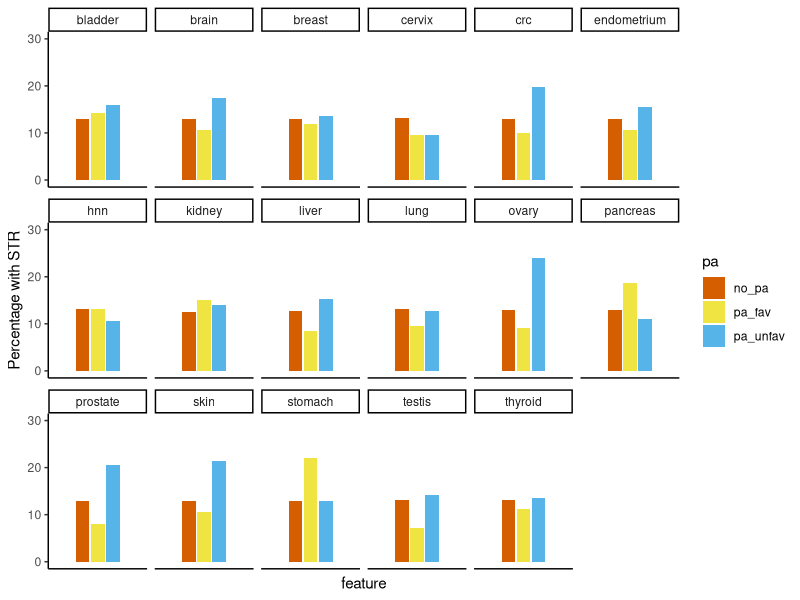
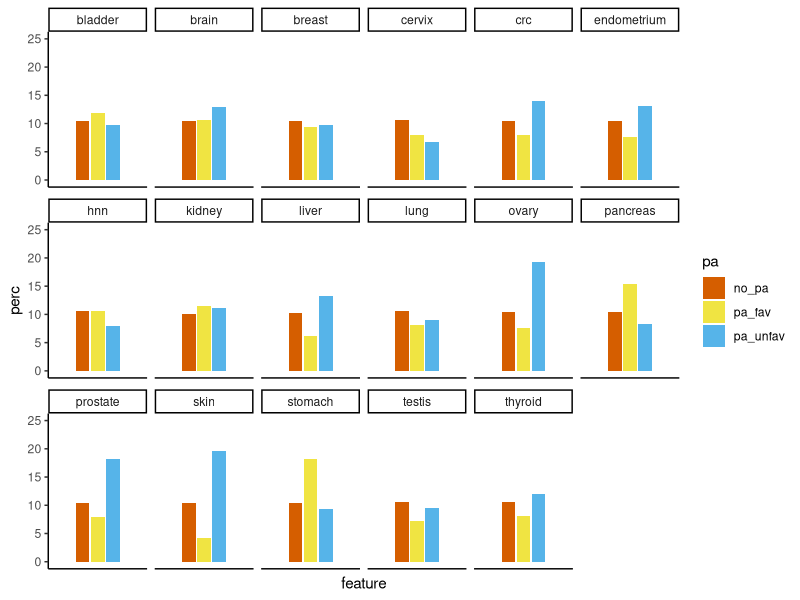

Reproduce these figures in R, in order.
library(tidyverse)
cbPalette <- c("#D55E00", "#56B4E9", "#F0E442", "#000000", "#CC79A7", "#009E73", "#0072B2", "#E69F00")

# load overview table of occurrence of STRs and IDRs in pathology atlas proteins
overall_summary_df <- read.table("../data_for_sub/str_idr_pathology_atlas_summary.tsv", header=TRUE, sep="\t")

# For each anatomical site, generate a bar graph of the percentage of STR containing
# proteins that do or do not correlate to patient survival
overall_summary_df %>% filter(feature == "str") %>% 
  ggplot(aes(x=feature, y=perc_with_feature, fill=pa)) +
  geom_bar(stat="identity", position = position_dodge(width=0.55), width = 0.5) +
  theme_classic() +
  theme(axis.text.x = element_blank(), 
        axis.ticks.x = element_blank()) +
  facet_wrap(~site, ncol = 6, scale = "free_x") +
  ylab("Percentage with STR") +
  ylim(c(0, 30)) +
  scale_fill_manual(values=c(cbPalette[1], cbPalette[3], cbPalette[2]))

#############################
### SUPPLEMENTAL ANALYSES ###
#############################

# Make plot for percentage of disorder-promoting STR-containing proteins
dispro_summary_df <- read.table("../data_for_sub/dispro_str_pathology_atlas_summary.tsv", header=TRUE, sep="\t")

dispro_summary_df %>% filter(feature == "str", !pa == 0) %>% 
  ggplot(aes(x=feature, y=perc, fill=pa)) +
  geom_bar(stat="identity", position = position_dodge(width=0.55), width = 0.5) +
  theme_classic() +
  theme(axis.text.x = element_blank(), 
        axis.ticks.x = element_blank()) +
  scale_fill_manual(values=c(cbPalette[1], cbPalette[3], cbPalette[2])) +
  ylim(0, 25) +
  facet_wrap(~site, ncol = 6, scale = "free_x")
